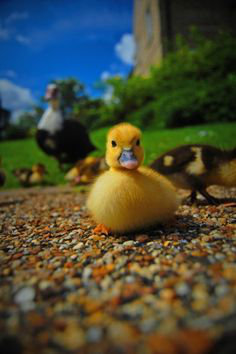
#> input picture CV/1seminar/duckling.png, 236 x 354 px
$ jupyter execute duckling.ipynb
#> lines starting #> are read from the running program, lines starting #| are printed output that depends on the picture
<h1>Table of Contents<span class="tocSkip"></span></h1>
<div class="toc"><ul class="toc-item"><li><span><a href="#image" data-toc-modified-id="image-1"><span class="toc-item-num">1&nbsp;&nbsp;</span>image</a></span></li></ul></div>

[cell 1]
import matplotlib.pyplot as plt
import skimage
from skimage import  io
import numpy as np

# image

[cell 2]
def show(image, title=None):
    plt.imshow(image)
    if title is not None:
        plt.title(title)
    plt.show()

[cell 3]
im = io.imread('./duckling.png')
#> im is the input picture: shape (354, 236, 4); mean R, G, B, A 73.4, 75.6, 56.5, 255

[cell 4]
show(im, 'Duckling')

[cell 5]
im.shape
#> Out = (354, 236, 4)

[cell 6]
up = im[:im.shape[0] // 2]
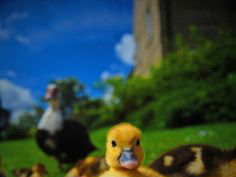
#> up: shape (177, 236, 4); mean R, G, B, A 46.3, 72.2, 68.8, 255

[cell 7]
down = im[im.shape[0] // 2:]
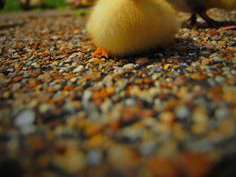
#> down: shape (177, 236, 4); mean R, G, B, A 100.5, 78.9, 44.1, 255

[cell 8]
show(up, 'up')

[cell 9]
show(down, 'down')

[cell 10]
plt.imsave('up.png', up)

[cell 11]
plt.imsave('down.png', down)

[cell 12]
im.shape
#> Out = (354, 236, 4)

[cell 13]
for ch in range(3):
    l = [0, 1, 2, 3]
    l.remove(ch)
    show(im[:, :, ch], ['red', 'green', 'blue'][ch])
    show(im[:, :, l], 'all - %s' % ['red', 'green', 'blue'][ch])
#> this loop made 3 passes
#> pass 1, in show (call 4), `plt.show()`:
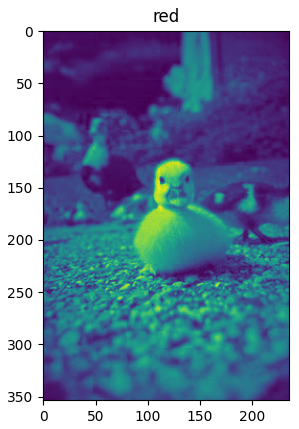
#> figure drawn by matplotlib, 1 panel
#> pass 1, in show (call 5), `plt.show()`:
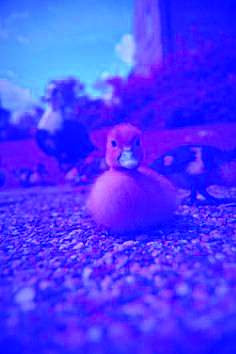
#> shown: shape (354, 236, 3); mean R, G, B 75.6, 56.5, 255

[cell 14]
mean = im.mean(axis=-1)
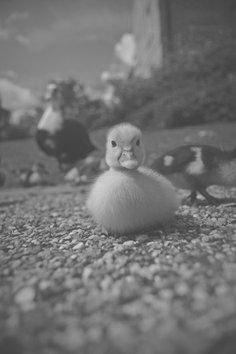
#> mean: shape (354, 236) float64; min 64.25, max 221.5, mean 115.1

[cell 15]
gray = skimage.color.rgb2gray(im) * 256
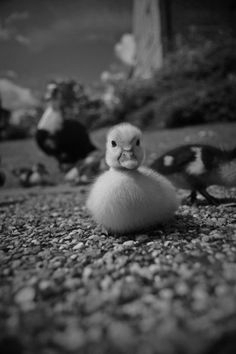
#> gray: shape (354, 236) float64; min 0.499, max 219.9, mean 74

[cell 16]
show(np.concatenate((mean, gray.astype(float)), axis=1))
#> in show (call 10), `plt.show()`:
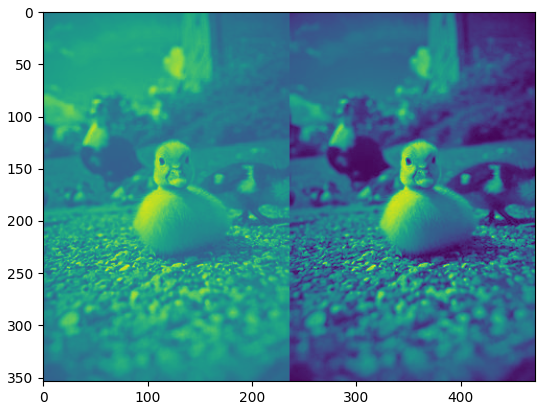
#> figure drawn by matplotlib, 1 panel

[cell 17]
hsv = skimage.color.rgb2hsv(im[:, :, :3])
#> hsv: shape (354, 236, 3) float64; mean of channels 0, 1, 2 0.231, 0.605, 0.391

[cell 18]
show(np.concatenate([hsv[:, :, i] for i in range(3)], axis=1))
#> in show (call 11), `plt.show()`:
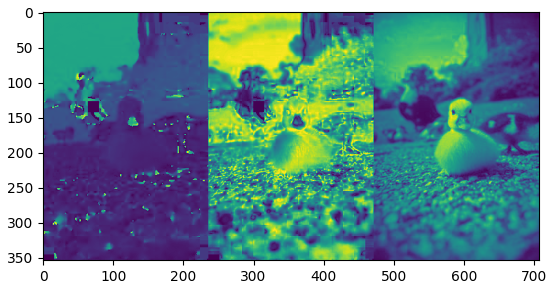
#> figure drawn by matplotlib, 1 panel

[cell 19]
show(1. - gray)
#> in show (call 12), `plt.show()`:
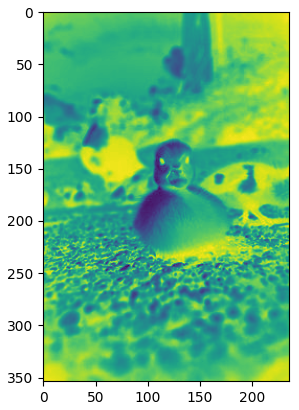
#> figure drawn by matplotlib, 1 panel

[cell 20]
show(im[:, ::-1, :])
#> in show (call 13), `plt.show()`:
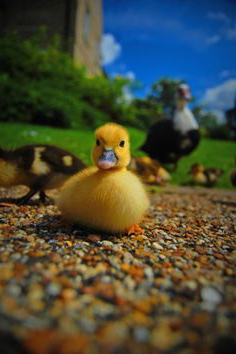
#> shown: shape (354, 236, 4); mean R, G, B, A 73.4, 75.6, 56.5, 255

$ run again, with CV/1seminar/down.png copied over CV/1seminar/duckling.png
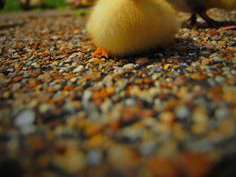
#> input picture CV/1seminar/down.png, 236 x 177 px
#> im is the input picture: shape (177, 236, 4); mean R, G, B, A 100.5, 78.9, 44.1, 255
#> hsv: shape (177, 236, 3) float64; mean of channels 0, 1, 2 0.119, 0.55, 0.396
#> in show (call 12), `plt.show()`:
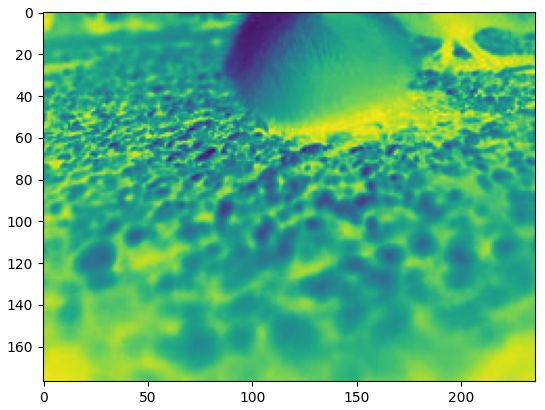
#> figure drawn by matplotlib, 1 panel
#> in show (call 13), `plt.show()`:
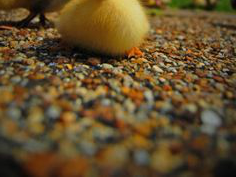
#> shown: shape (177, 236, 4); mean R, G, B, A 100.5, 78.9, 44.1, 255

$ run again, with CV/1seminar/up.png copied over CV/1seminar/duckling.png
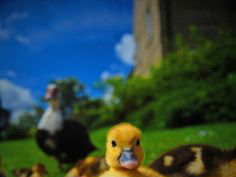
#> input picture CV/1seminar/up.png, 236 x 177 px
#> im is the input picture: shape (177, 236, 4); mean R, G, B, A 46.3, 72.2, 68.8, 255
#> hsv: shape (177, 236, 3) float64; mean of channels 0, 1, 2 0.343, 0.661, 0.386
#> in show (call 13), `plt.show()`:
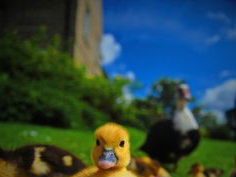
#> shown: shape (177, 236, 4); mean R, G, B, A 46.3, 72.2, 68.8, 255
